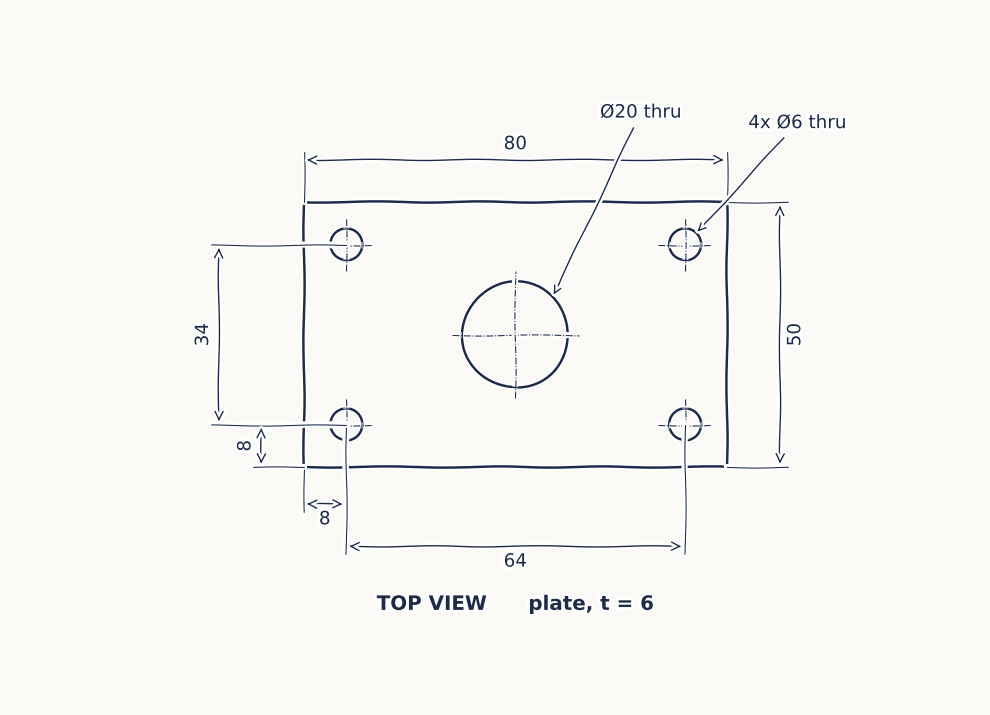
#> input picture experiments/reading-spike/sketches/01_plate.png, 990 x 715 px; its folder holds 3 pictures in this run
$ python make_photos.py
#> lines starting #> are read from the running program, lines starting #| are printed output that depends on the picture
### experiments/reading-spike/draw_sketches.py
"""Draws three dimensioned test sketches in a hand-drawn style.

Ground truth for each part lives in ground_truth.json (same format the model must return).
Coordinates: mm, origin at the lower-left-front corner of the part's bounding box,
X to the right, Y to the back, Z up.
"""
import math
import os

import matplotlib

matplotlib.use("Agg")
import matplotlib.pyplot as plt
from matplotlib.patches import Arc, Circle, FancyBboxPatch

OUT = os.path.join(os.path.dirname(__file__), "sketches")
os.makedirs(OUT, exist_ok=True)
INK = "#1d2a4a"
LW = 1.6


def line(ax, x1, y1, x2, y2, lw=LW, ls="-"):
    ax.plot([x1, x2], [y1, y2], color=INK, lw=lw, ls=ls, solid_capstyle="round")


def rect(ax, x, y, w, h):
    line(ax, x, y, x + w, y)
    line(ax, x + w, y, x + w, y + h)
    line(ax, x + w, y + h, x, y + h)
    line(ax, x, y + h, x, y)


def circle(ax, cx, cy, d, centre=True):
    ax.add_patch(Circle((cx, cy), d / 2, fill=False, ec=INK, lw=LW))
    if centre:
        e = d / 2 + 2
        line(ax, cx - e, cy, cx + e, cy, lw=0.7, ls="-.")
        line(ax, cx, cy - e, cx, cy + e, lw=0.7, ls="-.")


def dim(ax, p1, p2, offset, text, horizontal=True, fs=12):
    """Linear dimension between two points with extension lines."""
    (x1, y1), (x2, y2) = p1, p2
    if horizontal:
        y = offset
        for x, y0 in ((x1, y1), (x2, y2)):
            line(ax, x, y0, x, y + (1.5 if y > y0 else -1.5), lw=0.7)
        ax.annotate("", (x1, y), (x2, y), arrowprops=dict(arrowstyle="<->", color=INK, lw=0.9))
        ax.text((x1 + x2) / 2, y + (1.2 if y > y1 else -1.2), text, ha="center",
                va="bottom" if y > y1 else "top", fontsize=fs, color=INK)
    else:
        x = offset
        for x0, y in ((x1, y1), (x2, y2)):
            line(ax, x0, y, x + (1.5 if x > x0 else -1.5), y, lw=0.7)
        ax.annotate("", (x, y1), (x, y2), arrowprops=dict(arrowstyle="<->", color=INK, lw=0.9))
        ax.text(x + (1.2 if x > x1 else -1.2), (y1 + y2) / 2, text, ha="left" if x > x1 else "right",
                va="center", fontsize=fs, color=INK, rotation=90)


def leader(ax, target, at, text, fs=12):
    ax.annotate(text, target, at, fontsize=fs, color=INK,
                arrowprops=dict(arrowstyle="->", color=INK, lw=0.9))


def label(ax, x, y, text, fs=13):
    ax.text(x, y, text, fontsize=fs, color=INK, ha="center", fontweight="bold")


def finish(fig, ax, name, xlim, ylim):
    ax.set_xlim(*xlim)
    ax.set_ylim(*ylim)
    ax.set_aspect("equal")
    ax.axis("off")
    fig.patch.set_facecolor("#fbfaf6")
    fig.savefig(os.path.join(OUT, name), dpi=110, facecolor=fig.get_facecolor())
    plt.close(fig)


def slot(ax, cx, cy, length, width):
    r = width / 2
    a = length / 2 - r
    line(ax, cx - a, cy - r, cx + a, cy - r)
    line(ax, cx - a, cy + r, cx + a, cy + r)
    ax.add_patch(Arc((cx + a, cy), width, width, theta1=-90, theta2=90, ec=INK, lw=LW))
    ax.add_patch(Arc((cx - a, cy), width, width, theta1=90, theta2=270, ec=INK, lw=LW))
    line(ax, cx - a - r - 2, cy, cx + a + r + 2, cy, lw=0.7, ls="-.")


def part1():
    """Mounting plate 80 x 50 x 6, 4x Ø6 corner holes, central Ø20."""
    fig, ax = plt.subplots(figsize=(9, 6.5))
    rect(ax, 0, 0, 80, 50)
    for x, y in ((8, 8), (72, 8), (8, 42), (72, 42)):
        circle(ax, x, y, 6)
    circle(ax, 40, 25, 20)
    dim(ax, (0, 50), (80, 50), 58, "80")
    dim(ax, (80, 0), (80, 50), 90, "50", horizontal=False)
    dim(ax, (0, 0), (8, 8), -7, "8")
    dim(ax, (0, 0), (8, 8), -8, "8", horizontal=False)
    dim(ax, (8, 8), (72, 8), -15, "64")
    dim(ax, (8, 8), (8, 42), -16, "34", horizontal=False)
    leader(ax, (74, 44), (84, 64), "4x Ø6 thru")
    leader(ax, (47, 32), (56, 66), "Ø20 thru")
    label(ax, 40, -27, "TOP VIEW      plate, t = 6")
    finish(fig, ax, "01_plate.png", (-28, 105), (-32, 72))


def part2():
    """L-bracket: base 60x40x5, upright 60x5x40 at the back, slot 20x6, 2x Ø5 in upright."""
    fig, ax = plt.subplots(figsize=(11, 9))
    # TOP view (X right, Y up) at origin
    rect(ax, 0, 0, 60, 40)
    line(ax, 0, 35, 60, 35)
    slot(ax, 30, 17.5, 20, 6)
    dim(ax, (0, 0), (60, 0), -8, "60")
    dim(ax, (0, 0), (0, 40), -8, "40", horizontal=False)
    dim(ax, (20, 17.5), (40, 17.5), -16, "20")
    dim(ax, (60, 0), (60, 17.5), 67, "17.5", horizontal=False)
    leader(ax, (36, 20.5), (44, 28), "slot w = 6")
    label(ax, 30, -26, "TOP")
    # FRONT view (X right, Z up), placed above the top view
    oy = 62
    rect(ax, 0, oy, 60, 40)
    line(ax, 0, oy + 5, 60, oy + 5)
    circle(ax, 15, oy + 28, 5)
    circle(ax, 45, oy + 28, 5)
    dim(ax, (0, oy + 40), (60, oy + 40), oy + 47, "60")
    dim(ax, (0, oy), (0, oy + 40), -8, "40", horizontal=False)
    dim(ax, (0, oy + 28), (15, oy + 28), oy + 36, "15", fs=11)
    dim(ax, (15, oy + 28), (45, oy + 28), oy + 36, "30", fs=11)
    dim(ax, (60, oy), (60, oy + 28), 67, "28", horizontal=False)
    leader(ax, (46.8, oy + 29.8), (70, oy + 50), "2x Ø5 thru")
    label(ax, 30, oy - 9, "FRONT")
    # SIDE view (Y right, Z up), right of the front view
    ox = 95
    pts = [(0, 0), (40, 0), (40, 40), (35, 40), (35, 5), (0, 5), (0, 0)]
    for (a, b), (c, d) in zip(pts, pts[1:]):
        line(ax, ox + a, oy + b, ox + c, oy + d)
    dim(ax, (ox, oy), (ox + 40, oy), oy - 8, "40")
    dim(ax, (ox + 35, oy + 40), (ox + 40, oy + 40), oy + 47, "5", fs=11)
    dim(ax, (ox, oy), (ox, oy + 5), ox - 6, "5", horizontal=False, fs=11)
    label(ax, ox + 20, oy - 20, "SIDE")
    ax.text(-15, 125, "L-bracket, all dims mm", fontsize=13, color=INK)
    finish(fig, ax, "02_l_bracket.png", (-22, 150), (-32, 130))


def part3():
    """Block 70x40x20, R5 vertical edges, Ø12 centre + 2x Ø6 thru, 1x45° chamfer on top edges."""
    fig, ax = plt.subplots(figsize=(9, 9))
    ax.add_patch(FancyBboxPatch((5, 5), 60, 30, boxstyle="round,pad=5", fill=False, ec=INK, lw=LW))
    circle(ax, 35, 20, 12)
    circle(ax, 12, 20, 6)
    circle(ax, 58, 20, 6)
    dim(ax, (0, 0), (70, 0), -8, "70")
    dim(ax, (0, 0), (0, 40), -8, "40", horizontal=False)
    dim(ax, (12, 20), (58, 20), -16, "46")
    dim(ax, (70, 0), (70, 20), 77, "20", horizontal=False)
    leader(ax, (66.5, 36.5), (72, 50), "R5 (4x)")
    leader(ax, (38, 25), (40, 50), "Ø12 thru")
    leader(ax, (14, 23), (2, 50), "2x Ø6 thru")
    label(ax, 35, -26, "TOP")
    oy = 70
    pts = [(0, 0), (70, 0), (70, 19), (69, 20), (1, 20), (0, 19), (0, 0)]
    for (a, b), (c, d) in zip(pts, pts[1:]):
        line(ax, a, oy + b, c, oy + d)
    line(ax, 1, oy + 19, 69, oy + 19, lw=0.8)
    dim(ax, (70, oy), (70, oy + 20), 77, "20", horizontal=False)
    leader(ax, (69.5, oy + 19.5), (74, oy + 32), "1 x 45° all top edges")
    label(ax, 35, oy - 9, "FRONT")
    finish(fig, ax, "03_block.png", (-24, 110), (-32, 108))


# [7 lines that do not run on import are left out]

### experiments/reading-spike/make_photos.py
"""Turns the clean test sketches into fake phone photos.

Two variants per part, both scored against the same ground truth:
  <part>__photo.jpg  the clean sketch, printed and photographed: perspective, paper, uneven light, shadow, blur, noise
  <part>__rough.jpg  redrawn shakier in grey pencil, then photographed at a steeper angle with a harder shadow

Deterministic (fixed seeds), so the benchmark stays reproducible.
"""
import os
import tempfile

import cv2
import matplotlib

matplotlib.use("Agg")
import matplotlib.pyplot as plt
import numpy as np

import draw_sketches as ds

HERE = os.path.dirname(os.path.abspath(__file__))
OUT = os.path.join(HERE, "sketches")
PARTS = {"01_plate": ds.part1, "02_l_bracket": ds.part2, "03_block": ds.part3}

SETTINGS = {
    #          tilt  rot  shadow blur noise jpeg
    "photo": (0.06, 4.0, 0.30, 1.2, 6, 72),
    "rough": (0.10, -7.0, 0.45, 1.4, 8, 62),
}


def render_rough(fn, path):
    """Redraw a part shakier, thinner and in grey pencil."""
    ds.INK, ds.LW, ds.OUT = "#3a3d44", 1.4, os.path.dirname(path)
    with plt.xkcd(scale=1.1, length=140, randomness=4):
        plt.rcParams["font.family"] = "DejaVu Sans"
        fn()
    ds.INK, ds.LW, ds.OUT = "#1d2a4a", 1.6, OUT


def paper(img, rng):
    """Replace the flat background with slightly textured off-white paper."""
    g = img.astype(np.float32)
    tex = cv2.GaussianBlur(rng.normal(0, 1, g.shape[:2]).astype(np.float32), (0, 0), 3) * 4
    ink = np.clip((1 - g.mean(axis=2) / 255) * 1.3, 0, 1)  # 0 = paper, 1 = ink
    base = np.array([238, 236, 228], np.float32) + tex[..., None]
    out = base * (1 - ink[..., None]) + g * ink[..., None]
    return np.clip(out, 0, 255)


def photograph(img, variant, rng):
    tilt, rot, shadow, blur, noise, quality = SETTINGS[variant]
    h, w = img.shape[:2]
    pad = int(0.18 * max(h, w))
    H, W = h + 2 * pad, w + 2 * pad
    # desk background: warm grey-brown gradient with grain
    yy, xx = np.mgrid[0:H, 0:W].astype(np.float32)
    desk = np.dstack([105 + 30 * xx / W, 92 + 25 * xx / W, 80 + 15 * yy / H])
    desk += cv2.GaussianBlur(rng.normal(0, 1, (H, W)).astype(np.float32), (0, 0), 1.5)[..., None] * 6

    # paper corners, then perspective-warp them like a phone held at an angle
    src = np.float32([[0, 0], [w, 0], [w, h], [0, h]])
    jitter = lambda: rng.uniform(-1, 1) * tilt * min(w, h)
    dst = np.float32([[pad + jitter(), pad + jitter() + tilt * h],
                      [pad + w + jitter(), pad + jitter()],
                      [pad + w + jitter() - tilt * w * 0.6, pad + h + jitter()],
                      [pad + jitter() + tilt * w * 0.6, pad + h + jitter() - tilt * h * 0.3]])
    M = cv2.getPerspectiveTransform(src, dst)
    R = cv2.getRotationMatrix2D((W / 2, H / 2), rot, 1.0)
    M = np.vstack([R, [0, 0, 1]]) @ M
    warped = cv2.warpPerspective(img, M, (W, H), flags=cv2.INTER_CUBIC)
    mask = cv2.warpPerspective(np.ones((h, w), np.float32), M, (W, H))
    # soft drop shadow of the paper on the desk
    drop = cv2.GaussianBlur(cv2.warpAffine(mask, np.float32([[1, 0, 10], [0, 1, 14]]), (W, H)), (0, 0), 12)
    desk *= (1 - 0.35 * drop)[..., None]
    out = desk * (1 - mask[..., None]) + warped * mask[..., None]

    # lighting: directional gradient, vignette, and a soft blob shadow (phone/hand)
    light = 1.0 - 0.18 * (xx / W) - 0.10 * (yy / H)
    vign = 1 - 0.25 * (((xx - W / 2) / W) ** 2 + ((yy - H / 2) / H) ** 2) * 2
    cx, cy = rng.uniform(0.15, 0.85) * W, rng.uniform(0.55, 0.95) * H
    blob = np.exp(-(((xx - cx) / (0.35 * W)) ** 2 + ((yy - cy) / (0.22 * H)) ** 2))
    out *= (light * vign * (1 - shadow * blob))[..., None]
    out[..., 2] *= 0.97  # slightly warm white balance (BGR order after conversion below)

    out = cv2.GaussianBlur(out, (0, 0), blur)
    out += rng.normal(0, noise, out.shape)
    out = np.clip(out, 0, 255).astype(np.uint8)
    # phone-ish size
    scale = 1600 / max(out.shape[:2])
    return cv2.resize(out, None, fx=scale, fy=scale, interpolation=cv2.INTER_AREA), quality


def main():
    tmp = tempfile.mkdtemp()
    for i, (name, fn) in enumerate(PARTS.items()):
        clean = cv2.cvtColor(cv2.imread(os.path.join(OUT, f"{name}.png")), cv2.COLOR_BGR2RGB)
        render_rough(fn, os.path.join(tmp, "x"))
#> in finish, `fig.savefig(os.path.join(OUT, name), dpi=110, facecolor=fig.get_faceco..`:
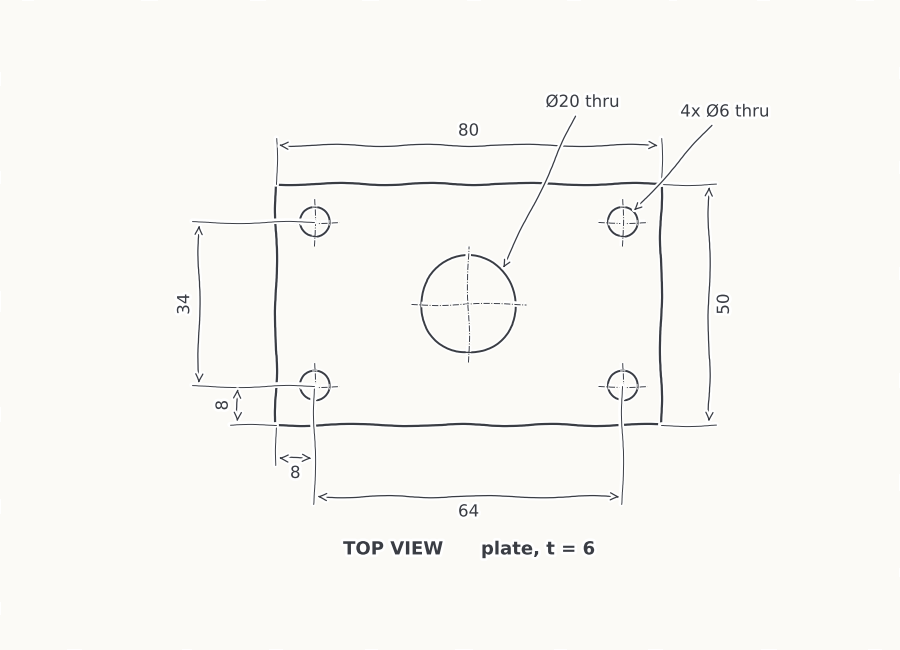
#> figure drawn by matplotlib, 1 panel
        rough = cv2.cvtColor(cv2.imread(os.path.join(tmp, f"{name}.png")), cv2.COLOR_BGR2RGB)
        for variant, src in (("photo", clean), ("rough", rough)):
            rng = np.random.default_rng(1000 + 10 * i + (variant == "rough"))
            img, q = photograph(paper(src, rng), variant, rng)
            path = os.path.join(OUT, f"{name}__{variant}.jpg")
            cv2.imwrite(path, cv2.cvtColor(img, cv2.COLOR_RGB2BGR), [cv2.IMWRITE_JPEG_QUALITY, q])
            print("wrote", os.path.relpath(path, HERE))
#> this loop made 2 passes
#> (variant, tilt in photograph, rot in photograph, shadow in photograph, blur in photograph, noise in photograph, quality in photograph, h in photograph) on passes 1 to 2: ('photo', 0.06, 4, 0.3, 1.2, 6, 72, 715), ('rough', 0.1, -7, 0.45, 1.4, 8, 62, 715)
#> (printed output is left out)
#> pass 1, in paper, `ink = np.clip((1 - g.mean(axis=2) / 255) * 1.3, 0, 1)`:
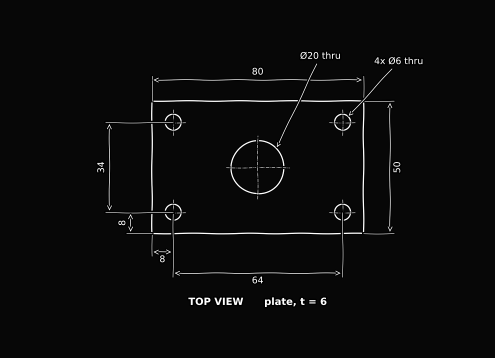
#> ink: shape (715, 990) float32 (shown at 1/2 size); min 0, max 1, mean 0.0451
#> pass 1, in paper, `out = base * (1 - ink[..., None]) + g * ink[..., None]`:
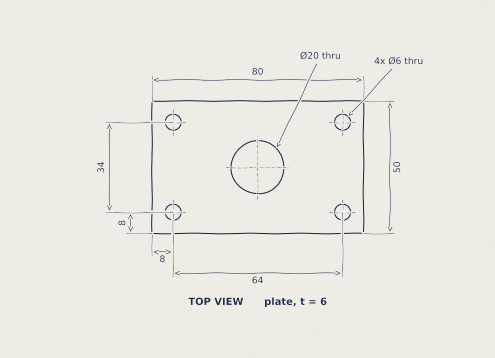
#> out: shape (715, 990, 3) float32 (shown at 1/2 size); mean R, G, B 236.8, 235.5, 226.9
#> pass 1, in photograph, `yy, xx = np.mgrid[0:H, 0:W].astype(np.float32)`:
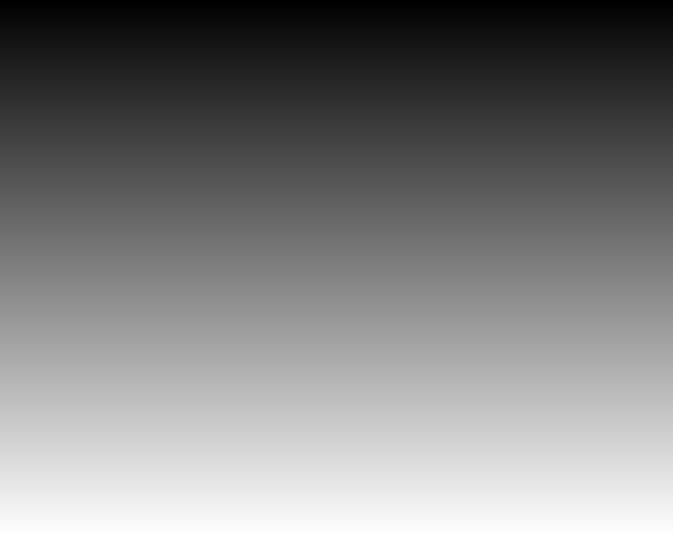
#> yy: shape (1071, 1346) float32 (shown at 1/2 size); min 0, max 1070, mean 535; drawn with min black and max white
#> after the loop:
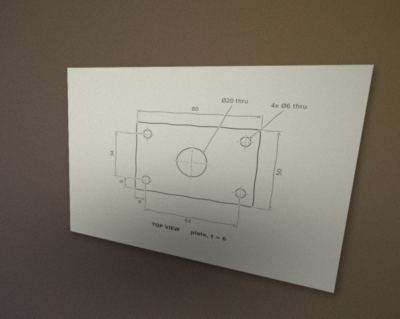
#> img: shape (1273, 1600, 3) (shown at 1/4 size); mean R, G, B 121.3, 114.8, 102.8
#> pass 2 of the loop in main, `for i, (name, fn) in enumerate(PARTS.items()):`:
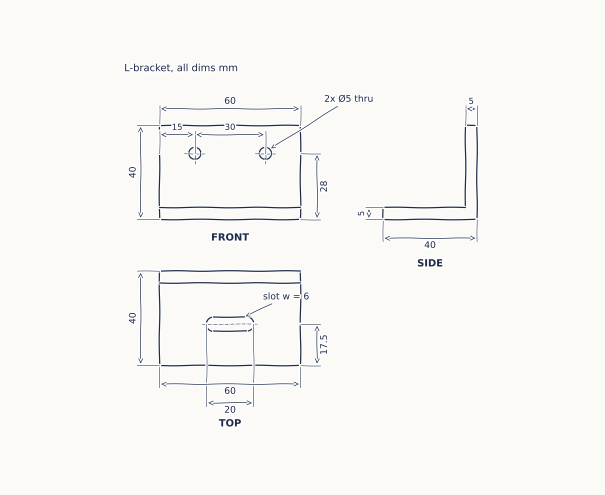
#> input picture experiments/reading-spike/sketches/02_l_bracket.png, 1210 x 990 px (shown at 1/2 size)
#> clean: shape (990, 1210, 3)
#> rough: shape (990, 1210, 3)
#> the loop in main, `for variant, src in (("photo", clean), ("rough", rough)):` made 2 passes
#> (variant, tilt in photograph, rot in photograph, shadow in photograph, blur in photograph, noise in photograph, quality in photograph, h in photograph) on passes 1 to 2: ('photo', 0.06, 4, 0.3, 1.2, 6, 72, 990), ('rough', 0.1, -7, 0.45, 1.4, 8, 62, 990)
#> (printed output is left out)
#> pass 1, in paper (call 3), `base = np.array([238, 236, 228], np.float32) + tex[..., None]`:
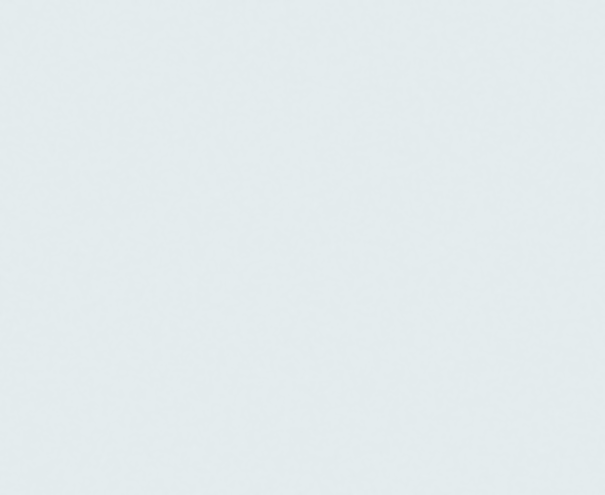
#> base: shape (990, 1210, 3) float32 (shown at 1/2 size); mean of channels 0, 1, 2 238.5, 237.1, 225.9; drawn as B, G, R
#> after the loop in main, `for variant, src in (("photo", clean), ("rough", rough)):`:
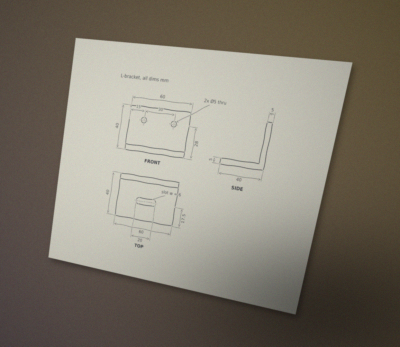
#> img: shape (1386, 1600, 3) (shown at 1/4 size); mean R, G, B 130, 123.5, 111.1
#> pass 3 of the loop in main, `for i, (name, fn) in enumerate(PARTS.items()):`:
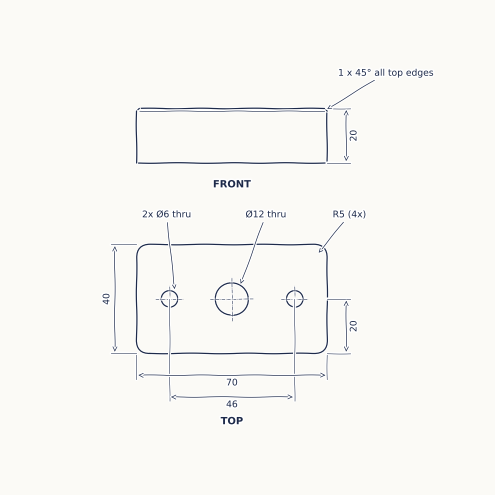
#> input picture experiments/reading-spike/sketches/03_block.png, 990 x 990 px (shown at 1/2 size)
#> clean: shape (990, 990, 3)
#> rough: shape (990, 990, 3)
#> the loop in main, `for variant, src in (("photo", clean), ("rough", rough)):` made 2 passes
#> (printed output is left out)
#> pass 1, in paper (call 5), `base = np.array([238, 236, 228], np.float32) + tex[..., None]`:
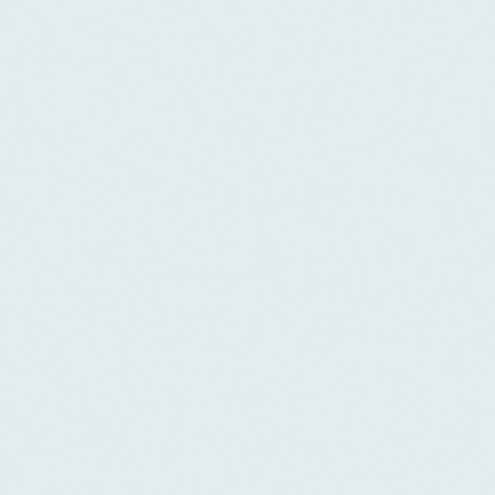
#> base: shape (990, 990, 3) float32 (shown at 1/2 size); mean of channels 0, 1, 2 239.4, 237.6, 226.4; drawn as B, G, R
#> after the loop in main, `for variant, src in (("photo", clean), ("rough", rough)):`:
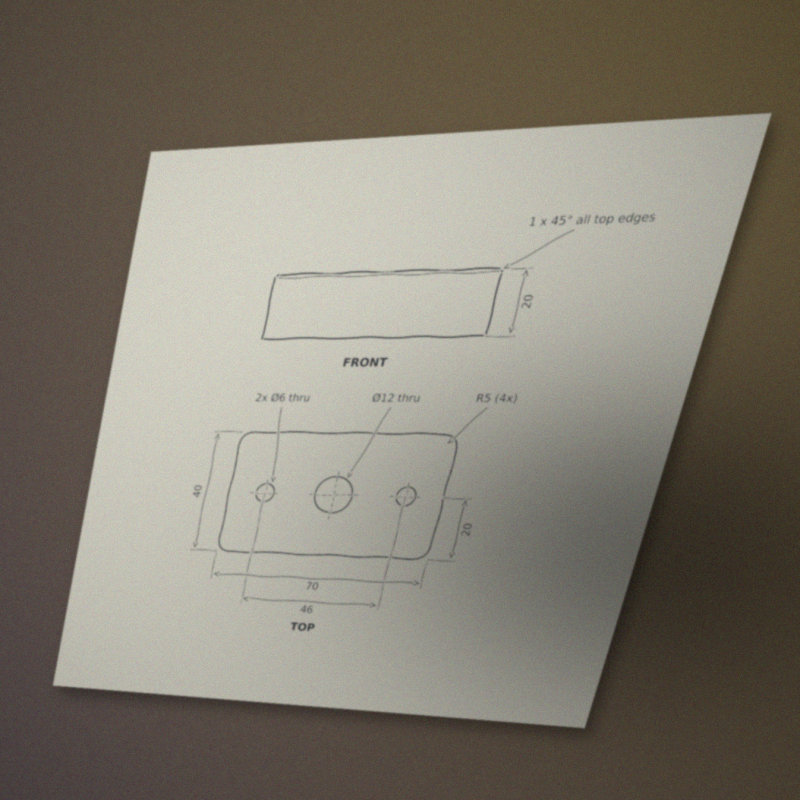
#> img: shape (1600, 1600, 3) (shown at 1/2 size); mean R, G, B 130, 124.2, 112.1


if __name__ == "__main__":
    main()
